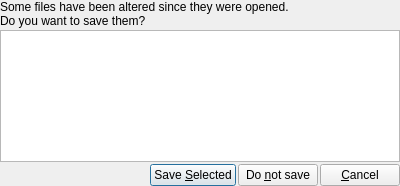
<?xml version="1.0" encoding="UTF-8"?>
<ui version="4.0">
 <class>SaveMultipleDialog</class>
 <widget class="QDialog" name="SaveMultipleDialog">
  <property name="geometry">
   <rect>
    <x>0</x>
    <y>0</y>
    <width>400</width>
    <height>186</height>
   </rect>
  </property>
  <property name="windowTitle">
   <string>Close Multiple Files</string>
  </property>
  <layout class="QVBoxLayout" name="verticalLayout">
   <property name="spacing">
    <number>2</number>
   </property>
   <property name="margin">
    <number>0</number>
   </property>
   <item>
    <widget class="QLabel" name="label">
     <property name="text">
      <string>Some files have been altered since they were opened. 
Do you want to save them?</string>
     </property>
    </widget>
   </item>
   <item>
    <widget class="QTableView" name="tableView"/>
   </item>
   <item>
    <layout class="QHBoxLayout" name="horizontalLayout">
     <item>
      <spacer name="horizontalSpacer">
       <property name="orientation">
        <enum>Qt::Horizontal</enum>
       </property>
       <property name="sizeHint" stdset="0">
        <size>
         <width>40</width>
         <height>20</height>
        </size>
       </property>
      </spacer>
     </item>
     <item>
      <widget class="QPushButton" name="pushSaveSelected">
       <property name="text">
        <string>Save &amp;Selected</string>
       </property>
       <property name="icon">
        <iconset>
         <normaloff>:/actions/resources/actions/document-save-all.png</normaloff>:/actions/resources/actions/document-save-all.png</iconset>
       </property>
      </widget>
     </item>
     <item>
      <widget class="QPushButton" name="pushDontSave">
       <property name="text">
        <string>Do &amp;not save</string>
       </property>
       <property name="icon">
        <iconset>
         <normaloff>:/actions/resources/actions/edit-delete.png</normaloff>:/actions/resources/actions/edit-delete.png</iconset>
       </property>
      </widget>
     </item>
     <item>
      <widget class="QPushButton" name="pushCancel">
       <property name="text">
        <string>&amp;Cancel</string>
       </property>
       <property name="icon">
        <iconset>
         <normaloff>:/actions/resources/actions/process-stop.png</normaloff>:/actions/resources/actions/process-stop.png</iconset>
       </property>
      </widget>
     </item>
    </layout>
   </item>
  </layout>
 </widget>
 <resources>
  <include location="../../res.qrc"/>
 </resources>
 <connections>
  <connection>
   <sender>pushCancel</sender>
   <signal>clicked()</signal>
   <receiver>SaveMultipleDialog</receiver>
   <slot>reject()</slot>
   <hints>
    <hint type="sourcelabel">
     <x>110</x>
     <y>139</y>
    </hint>
    <hint type="destinationlabel">
     <x>108</x>
     <y>170</y>
    </hint>
   </hints>
  </connection>
 </connections>
</ui>
